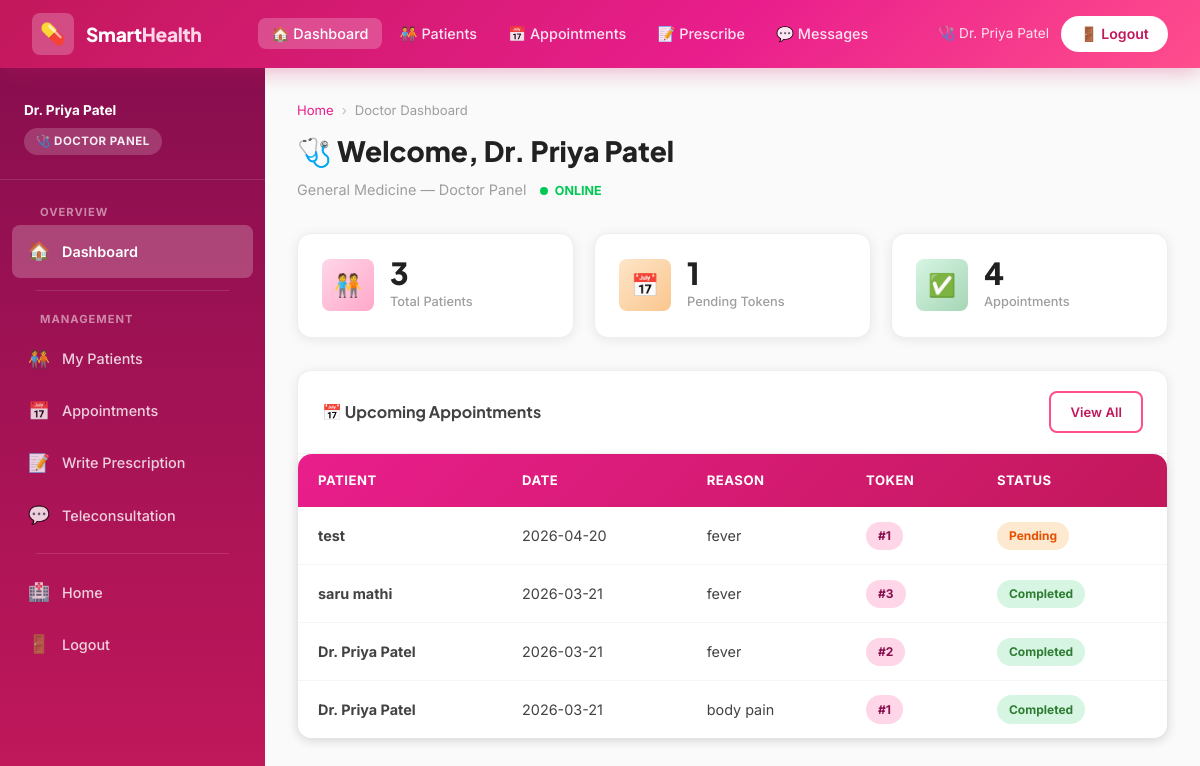
The page /doctor/dashboard (signed in) on the database its author committed.
### tables this page shows
CREATE TABLE users (
            id INTEGER PRIMARY KEY AUTOINCREMENT,
            name TEXT NOT NULL,
            email TEXT UNIQUE NOT NULL,
            password TEXT NOT NULL,
            role TEXT NOT NULL DEFAULT 'patient',
            phone TEXT,
            age INTEGER,
            gender TEXT,
            specialization TEXT,
            status TEXT DEFAULT 'active',
            created_at TEXT
        );

CREATE TABLE appointments (
            id INTEGER PRIMARY KEY AUTOINCREMENT,
            patient_id INTEGER NOT NULL,
            doctor_id INTEGER NOT NULL,
            date TEXT,
            reason TEXT,
            token_number INTEGER,
            status TEXT DEFAULT 'pending',
            created_at TEXT,
            FOREIGN KEY (patient_id) REFERENCES users(id),
            FOREIGN KEY (doctor_id) REFERENCES users(id)
        );

### app.py (the view)
@app.route('/doctor/dashboard')
@login_required
def doctor_dashboard():
    db = get_db()
    user = db.execute('SELECT * FROM users WHERE id=?', (session['user_id'],)).fetchone()
    appointments = db.execute(
        'SELECT a.*, u.name as patient_name FROM appointments a JOIN users u ON a.patient_id=u.id WHERE a.doctor_id=? ORDER BY a.created_at DESC LIMIT 10',
        (session['user_id'],)
    ).fetchall()
    total_patients = db.execute(
        'SELECT COUNT(DISTINCT patient_id) as cnt FROM appointments WHERE doctor_id=?',
        (session['user_id'],)
    ).fetchone()['cnt']
    pending = db.execute(
        "SELECT COUNT(*) as cnt FROM appointments WHERE doctor_id=? AND status='pending'",
        (session['user_id'],)
    ).fetchone()['cnt']
    return render_template('doctor/dashboard.html', user=user, appointments=appointments,
                           total_patients=total_patients, pending=pending)

### app.py (called while the page is built)
def login_required(f):
    from functools import wraps
    @wraps(f)
    def decorated(*args, **kwargs):
        if 'user_id' not in session:
            flash('Please login first.', 'warning')
            return redirect(url_for('login'))
        return f(*args, **kwargs)
    return decorated

### database.py (called while the page is built)
def get_db():
    from flask import current_app
    if 'db' not in g:
        g.db = sqlite3.connect(DATABASE)
        g.db.row_factory = sqlite3.Row
    return g.db

### templates/doctor/dashboard.html (shortened to what this page needs)
{% extends "doctor/base_doctor.html" %}
{% block content %}
<div class="page-header">
  <div class="breadcrumb"><a href="{{ url_for('home') }}">Home</a><span>›</span>Doctor Dashboard</div>
  <h1>🩺 Welcome, {{ user.name }}</h1>
  <p>{{ user.specialization or 'General Medicine' }} — Doctor Panel <span class="live-dot" style="margin-left:10px;">ONLINE</span></p>
</div>
<div class="stat-cards">
  <div class="stat-card"><div class="stat-icon pink">🧑‍🤝‍🧑</div><div class="stat-info"><div class="value">{{ total_patients }}</div><div class="label">Total Patients</div></div></div>
  <div class="stat-card"><div class="stat-icon orange">📅</div><div class="stat-info"><div class="value">{{ pending }}</div><div class="label">Pending Tokens</div></div></div>
  <div class="stat-card"><div class="stat-icon green">✅</div><div class="stat-info"><div class="value">{{ appointments|length }}</div><div class="label">Appointments</div></div></div>
</div>
<div class="card">
  <div class="card-header">
    <h5>📅 Upcoming Appointments</h5>
    <a href="{{ url_for('doctor_appointments') }}" class="btn btn-sm btn-outline-pink">View All</a>
  </div>
  <div class="table-wrap">
    <table>
      <thead><tr><th>Patient</th><th>Date</th><th>Reason</th><th>Token</th><th>Status</th></tr></thead>
      <tbody>
        {% for a in appointments %}
        <tr>
          <td><strong>{{ a.patient_name }}</strong></td>
          <td>{{ a.date or '—' }}</td>
          <td>{{ a.reason or '—' }}</td>
          <td><span class="badge badge-pink">#{{ a.token_number }}</span></td>
          <td><span class="badge {% if a.status=='completed' %}badge-success{% elif a.status=='pending' %}badge-warning{% elif a.status=='cancelled' %}badge-danger{% else %}badge-info{% endif %}">{{ a.status }}</span></td>
        </tr>
        {% else %}
        <tr><td colspan="5" style="text-align:center;padding:2rem;color:var(--gray-400);">No appointments yet.</td></tr>
        {% endfor %}
      </tbody>
    </table>
  </div>
</div>
{% endblock %}

### templates/doctor/base_doctor.html (shortened to what this page needs)
<!DOCTYPE html>
<html lang="en">
<head>
  <link rel="stylesheet" href="{{ url_for('static', filename='css/style.css') }}">
</head>
<body>
  <nav class="navbar">
    <a href="{{ url_for('home') }}" class="navbar-brand">
      <div class="brand-icon">💊</div>
      <div class="brand-text">Smart<span>Health</span></div>
    </a>
    <ul class="navbar-nav">
      <li><a href="{{ url_for('doctor_dashboard') }}" {% if request.endpoint=='doctor_dashboard' %}class="active"{% endif %}>🏠 Dashboard</a></li>
      <li><a href="{{ url_for('doctor_patients') }}" {% if request.endpoint=='doctor_patients' %}class="active"{% endif %}>🧑‍🤝‍🧑 Patients</a></li>
      <li><a href="{{ url_for('doctor_appointments') }}" {% if request.endpoint=='doctor_appointments' %}class="active"{% endif %}>📅 Appointments</a></li>
      <li><a href="{{ url_for('doctor_prescribe') }}" {% if request.endpoint=='doctor_prescribe' %}class="active"{% endif %}>📝 Prescribe</a></li>
      <li><a href="{{ url_for('chat_list') }}" {% if request.endpoint=='chat_list' %}class="active"{% endif %}>💬 Messages</a></li>
    </ul>
    <div class="navbar-actions">
      <span style="color:rgba(255,255,255,.85);font-size:.85rem;">🩺 {{ session.name }}</span>
      <a href="{{ url_for('logout') }}" class="btn-nav">🚪 Logout</a>
    </div>
  </nav>
  <div class="layout-wrapper">
    <nav class="sidebar">
      <div class="sidebar-brand">
        <div style="font-size:.85rem;font-weight:700;color:#fff;margin-bottom:.4rem;">{{ session.name }}</div>
        <div class="role-badge">🩺 Doctor Panel</div>
      </div>
      <ul class="sidebar-nav">
        <li class="sidebar-section-title">Overview</li>
        <li><a href="{{ url_for('doctor_dashboard') }}" {% if request.endpoint=='doctor_dashboard' %}class="active"{% endif %}><span class="nav-icon">🏠</span>Dashboard</a></li>
        <div class="sidebar-divider"></div>
        <li class="sidebar-section-title">Management</li>
        <li><a href="{{ url_for('doctor_patients') }}" {% if request.endpoint=='doctor_patients' %}class="active"{% endif %}><span class="nav-icon">🧑‍🤝‍🧑</span>My Patients</a></li>
        <li><a href="{{ url_for('doctor_appointments') }}" {% if request.endpoint=='doctor_appointments' %}class="active"{% endif %}><span class="nav-icon">📅</span>Appointments</a></li>
        <li><a href="{{ url_for('doctor_prescribe') }}" {% if request.endpoint=='doctor_prescribe' %}class="active"{% endif %}><span class="nav-icon">📝</span>Write Prescription</a></li>
        <li><a href="{{ url_for('chat_list') }}" {% if request.endpoint=='chat_list' %}class="active"{% endif %}><span class="nav-icon">💬</span>Teleconsultation </a></li>
        <div class="sidebar-divider"></div>
        <li><a href="{{ url_for('home') }}"><span class="nav-icon">🏥</span>Home</a></li>
        <li><a href="{{ url_for('logout') }}"><span class="nav-icon">🚪</span>Logout</a></li>
      </ul>
    </nav>
    <main class="main-content">
      {% block content %}{% endblock %}
    </main>
  </div>
</body>
</html>

### rows shown on the page
users: name "Dr. Priya Patel", specialization "General Medicine"
appointments: patient_name "test", date "2026-04-20", reason "fever", token_number "1", status "Pending"
appointments: patient_name "saru mathi", date "2026-03-21", reason "fever", token_number "3", status "Completed"
appointments: patient_name "Dr. Priya Patel", date "2026-03-21", reason "fever", token_number "2", status "Completed"
appointments: patient_name "Dr. Priya Patel", date "2026-03-21", reason "body pain", token_number "1", status "Completed"

### other values the page prints
{{ total_patients }} "3"
{{ pending }} "1"
{{ appointments|length }} "4"
